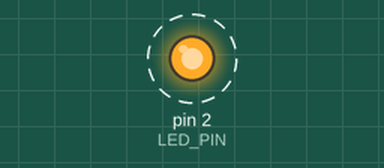
Simulated run of this sketch. Board: Arduino Uno, built with avr-gcc and run on an emulated ATmega328P. Shown: output pins drawn as LEDs (lit = HIGH). Dashed ring = blinking. What the sketch prints to the serial monitor is not drawn.

Above: at 0.5 s.
Timing chart, 0 to 3.5 s (numbered marks = the images above):
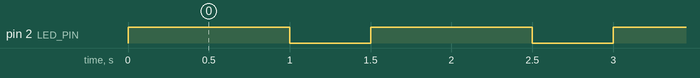

The sketch:

sketch_sep1a.ino
```cpp
#define LED_PIN 2

void setup() {
  Serial.begin(115200);
  pinMode(LED_PIN, OUTPUT);

  Serial.println("Program mulai!");
}

void loop() {
  digitalWrite(LED_PIN, HIGH);
  Serial.println("LED MENYALA");
  delay(1000); //komen

  digitalWrite(LED_PIN, LOW);
  Serial.println("LED MATI");
  delay(500);
}
```

Measured:
- by itself, pin 2 (LED_PIN): alternates HIGH for 1.0 s and LOW for 0.50 s
